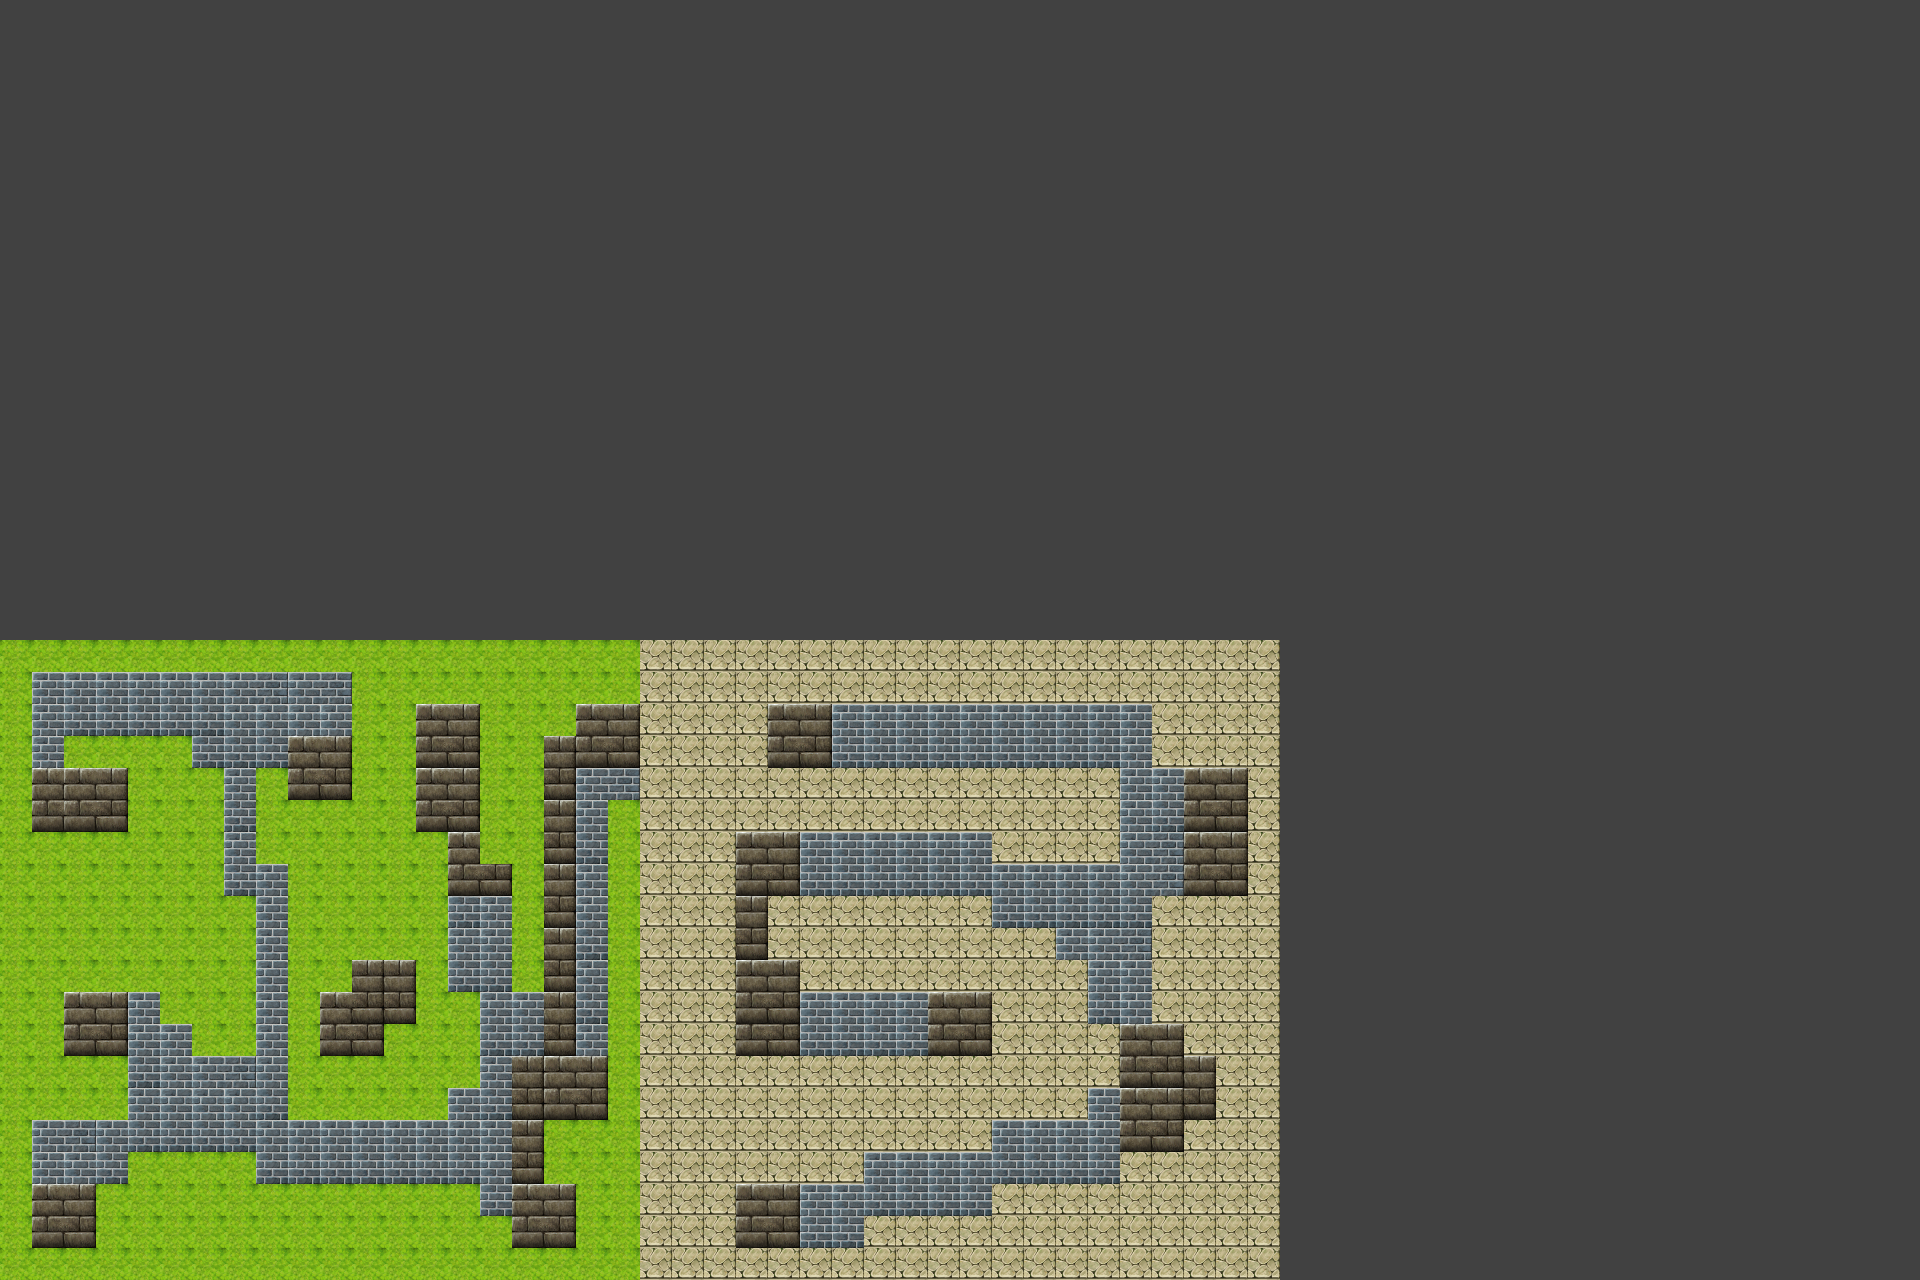

Tiled map render using the project's own tile images. Description and the map definition, with tile-layer contents summarised, below:
An orthogonal 60x40 tile map with 32x32 px tiles, 4 tile layers (obtacles, items, tmp, pattern), 2 tilesets.

<map version="1.0" orientation="orthogonal" width="60" height="40" tilewidth="32" tileheight="32" backgroundcolor="#414141">
 <properties>
  <property name="bonusCount" value="7" />
  <property name="coinsCount" value="8" />
  <property name="points1" value="650" />
  <property name="points2" value="700" />
  <property name="points3" value="800" />
  <property name="startTime" value="10" />
  <property name="timeBonus" value="10" />
 </properties>
 <tileset firstgid="1" name="items" tilewidth="32" tileheight="32">
  <image source="items.png" width="256" height="256" />
  <tile id="10">
   <properties>
    <property name="brick" value="" />
   </properties>
  </tile>
  <tile id="56">
   <properties>
    <property name="timeBonus" value="" />
   </properties>
  </tile>
  <tile id="57">
   <properties>
    <property name="lock" value="" />
   </properties>
  </tile>
  <tile id="58">
   <properties>
    <property name="key" value="" />
   </properties>
  </tile>
  <tile id="59">
   <properties>
    <property name="diamond" value="" />
   </properties>
  </tile>
  <tile id="60">
   <properties>
    <property name="star" value="" />
   </properties>
  </tile>
  <tile id="61">
   <properties>
    <property name="exit" value="" />
   </properties>
  </tile>
  <tile id="62">
   <properties>
    <property name="enter" value="" />
   </properties>
  </tile>
 </tileset>
 <tileset firstgid="65" name="terrain" tilewidth="32" tileheight="32">
  <image source="terrain.png" width="512" height="480" />
 </tileset>
 <layer name="obtacles" width="60" height="40">
  <data>[2400 cells, 0 non-empty, 0 distinct tile ids]</data>
 </layer>
 <layer name="items" width="60" height="40">
  <data>[2400 cells, 0 non-empty, 0 distinct tile ids]</data>
 </layer>
 <layer name="tmp" width="60" height="40">
  <properties>
   <property name="pattern" value="20" />
  </properties>
  <data>[2400 cells, 800 non-empty, 2 distinct tile ids]</data>
 </layer>
 <layer name="pattern" width="60" height="40">
  <properties>
   <property name="pattern" value="20" />
   <property name="random" value="" />
  </properties>
  <data>[2400 cells, 286 non-empty, 7 distinct tile ids]</data>
 </layer>
</map>
